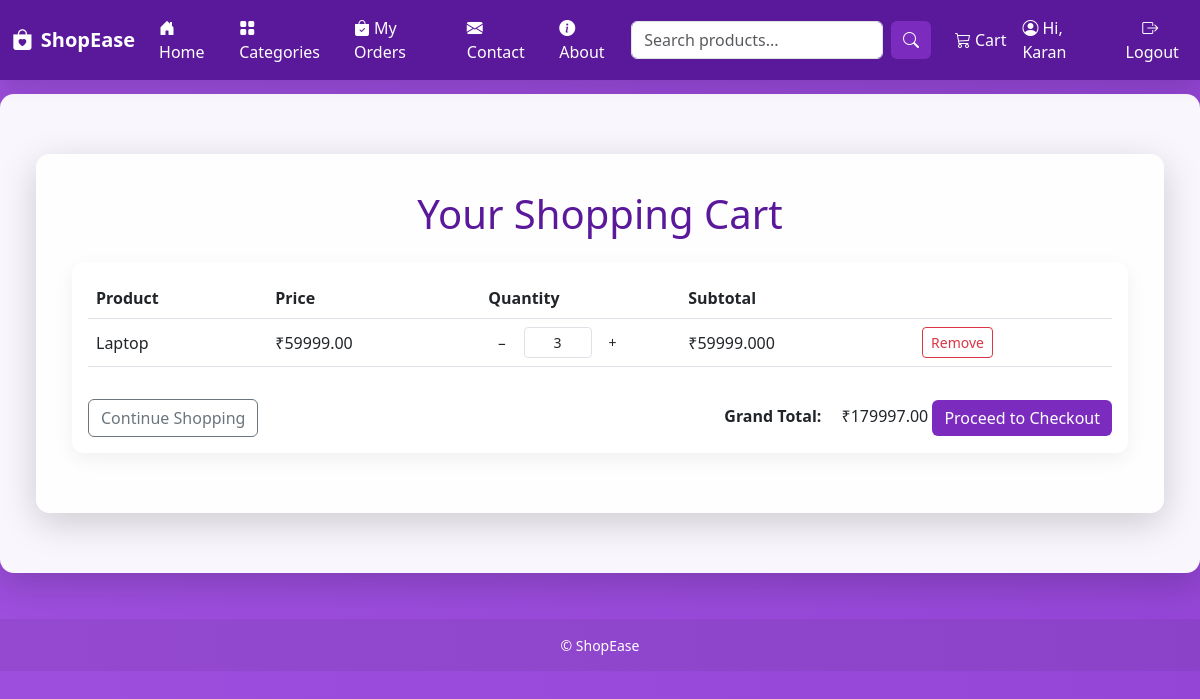
The app's page /cart/ (signed in), older data.
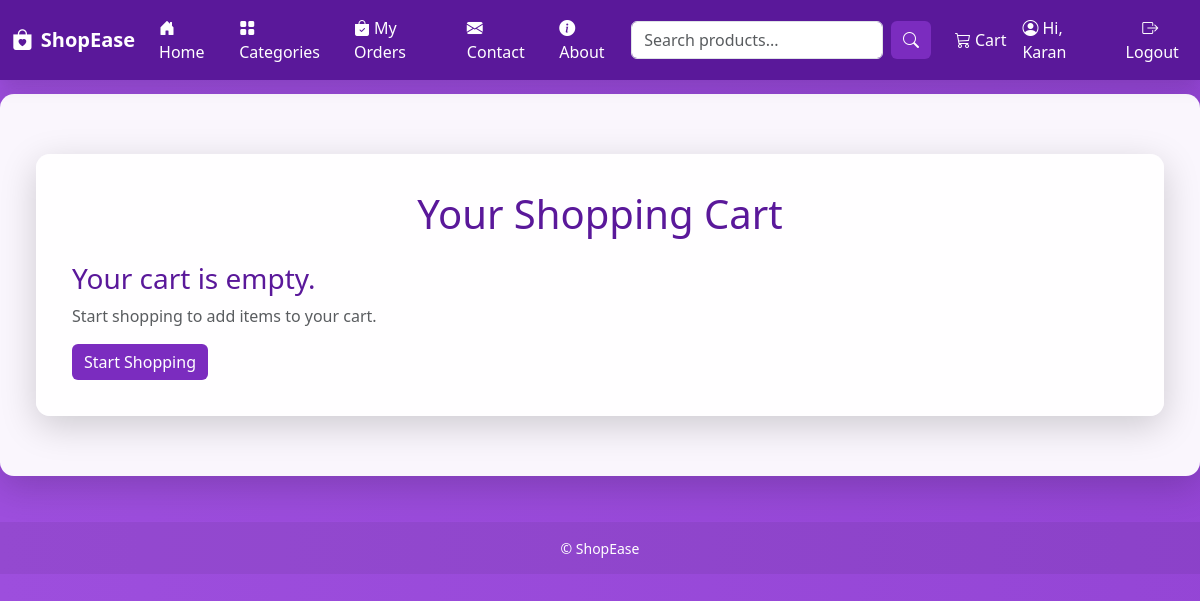
The same page, newer data.
### store/models.py (models this page shows, shortened)
class CartItem(models.Model):
    user = models.ForeignKey(User, on_delete=models.CASCADE)
    product = models.ForeignKey(Product, on_delete=models.CASCADE)
    quantity = models.PositiveIntegerField(default=1)

class Product(models.Model):
    name = models.CharField(max_length=200)
    description = models.TextField(blank=True)
    price = models.DecimalField(max_digits=8, decimal_places=2)
    category = models.ForeignKey(Category, on_delete=models.SET_NULL, null=True, blank=True)
    image = models.ImageField(upload_to='products/', blank=True, null=True)
    created_at = models.DateTimeField(auto_now_add=True)

### store/views.py (the view, shortened to what this page needs)
# urls.py: path('cart/', views.view_cart, name='cart'),
def view_cart(request):
    cart_items = []
    grand_total = Decimal('0.00')
    if request.user.is_authenticated:
        items = CartItem.objects.filter(user=request.user)
        for it in items:
            try:
                subtotal = it.product.price * it.quantity
            except Exception:
                subtotal = Decimal(it.quantity) * Decimal(it.product.price)
            grand_total += subtotal
        cart_items = items
    context = {
        'cart_items': cart_items,
        'grand_total': grand_total,
    }
    return render(request, 'store/cart.html', context)

### store/context_processors.py (called while the page is built)
def categories_processor(request):
    return {'categories': Category.objects.all()}

### templates/store/cart.html (shortened to what this page needs)
{% extends "base.html" %}
{% load static %}
{% block content %}
<div class="page-container">
  <h1 class="text-center mb-4" style="color:var(--purple-3)">Your Shopping Cart</h1>
  {% if cart_items %}
  <div class="card p-3 mb-4">
    <table class="table align-middle">
      <thead>
        <tr>
          <th>Product</th>
          <th>Price</th>
          <th style="width:200px">Quantity</th>
          <th>Subtotal</th>
          <th></th>
        </tr>
      </thead>
      <tbody id="cart-items-body">
        {% for item in cart_items %}
        <tr data-item-id="{% if user.is_authenticated %}{{ item.id }}{% else %}{{ item.id }}{% endif %}">
          <td style="vertical-align:middle;">
            {% if user.is_authenticated %}
              {{ item.product.name }}
            {% else %}
              {{ item.product.name }}
            {% endif %}
          </td>
          <td style="vertical-align:middle;">₹{% if user.is_authenticated %}{{ item.product.price }}{% else %}{{ item.product.price }}{% endif %}</td>
          <td style="vertical-align:middle;">
            <div class="d-flex align-items-center">
              <button class="btn btn-sm me-2 btn-qty btn-decrease" data-update-url="{% if user.is_authenticated %}{% url 'store:cart_update' item.id %}{% else %}{% url 'store:cart_update' item.id %}{% endif %}">−</button>
              <input class="form-control form-control-sm text-center qty-input" style="width:68px" value="{% if user.is_authenticated %}{{ item.quantity }}{% else %}{{ item.quantity }}{% endif %}" />
              <button class="btn btn-sm ms-2 btn-qty btn-increase" data-update-url="{% if user.is_authenticated %}{% url 'store:cart_update' item.id %}{% else %}{% url 'store:cart_update' item.id %}{% endif %}">+</button>
            </div>
          </td>
          <td class="item-subtotal" style="vertical-align:middle;">₹{% if user.is_authenticated %}{{ item.product.price|floatformat:2|add:"0" }}{% else %}{{ item.subtotal|floatformat:2 }}{% endif %}</td>
          <td style="vertical-align:middle;">
            <button class="btn btn-sm btn-outline-danger btn-remove" data-remove-url="{% if user.is_authenticated %}{% url 'store:cart_remove' item.id %}{% else %}{% url 'store:cart_remove' item.id %}{% endif %}">Remove</button>
          </td>
        </tr>
        {% endfor %}
      </tbody>
    </table>
    <div class="d-flex justify-content-between align-items-center mt-3">
      <a href="{% url 'store:product_list' %}" class="btn btn-outline-secondary">Continue Shopping</a>
      <div>
        <strong class="me-3">Grand Total: </strong>
        <span id="grand-total">₹{{ grand_total }}</span>
        {% if user.is_authenticated %}
          <a class="btn btn-purple" href="{% url 'store:checkout' %}">Proceed to Checkout</a>
        {% else %}
          <a class="btn btn-outline-secondary" href="{% url 'login' %}?next={% url 'store:checkout' %}">Proceed to Checkout</a>
        {% endif %}
      </div>
    </div>
  </div>
  {% else %}
  <div class="empty-state">
    <h3 style="color:var(--purple-3)">Your cart is empty.</h3>
    <p class="text-muted">Start shopping to add items to your cart.</p>
    <a class="btn btn-purple" href="{% url 'store:product_list' %}">Start Shopping</a>
  </div>
  {% endif %}
</div>
{% endblock %}

Row changes from the older to the newer data that the page shows:
removed CartItem: product.name "Laptop", product.price "59999.00", quantity "3", product.price|add "59999.000"
Text that changed along with them:
{{ grand_total }}: "179997.00" → (not shown)
text no longer shown: "Product Price Quantity Subtotal Continue Shopping Grand Total: ₹ Proceed to Checkout"
text now shown: "Your cart is empty. Start shopping to add items to your cart. Start Shopping"
